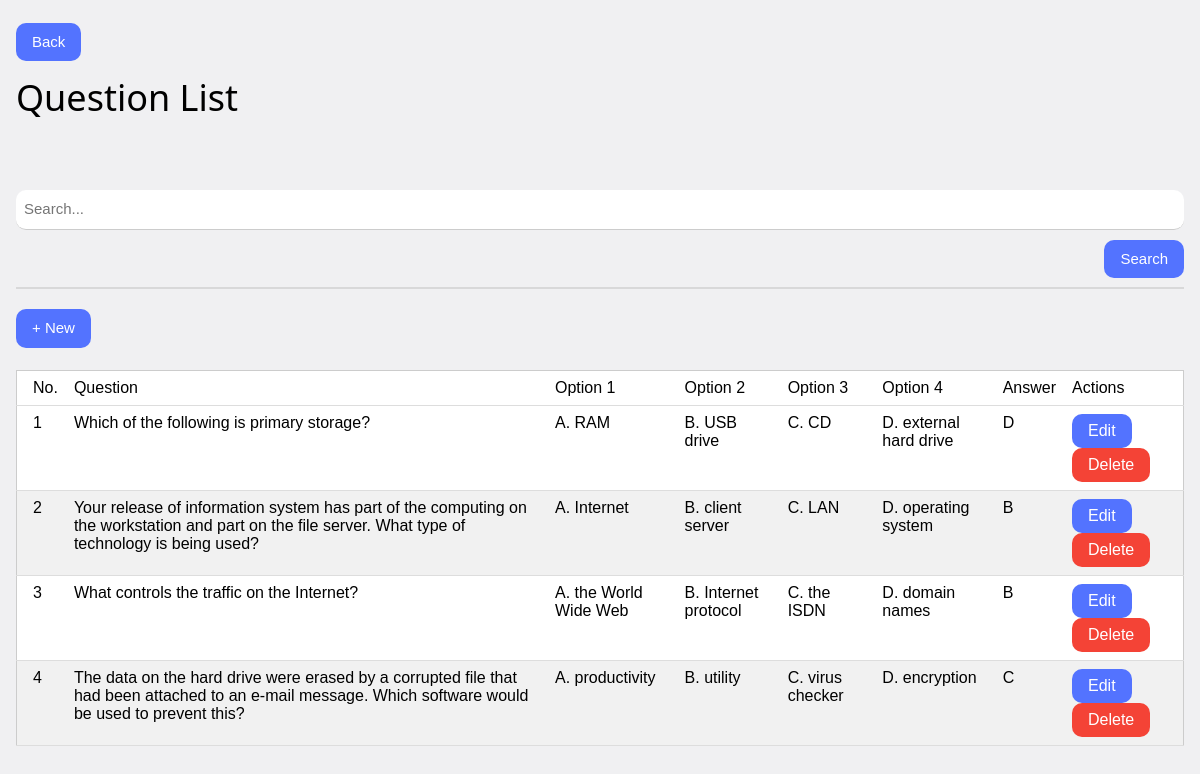
The app's page /questions/index.php with its own data.
### tables this page shows
CREATE TABLE `question` (
  `queID` int(11) NOT NULL,
  `queMain` text NOT NULL,
  `queOpt1` text NOT NULL,
  `queOpt2` text NOT NULL,
  `queOpt3` text NOT NULL,
  `queOpt4` text NOT NULL,
  `queAns` text NOT NULL
);

### questions/index.php (the view, shortened to what this page needs)
<?php
	include("../includes/config.php");
	include("../includes/header.php");
?>
	<body>
		<div class="w3-container">
			<br>
			<button onclick="location.href='../.'" class="w3-button w3-iskalar border-radius" >Back</button>
			<div class="border-radius">
				<h1>Question List</h1>
				<br>
				<br>
				<form action="search.php" method="POST">
					<div class="form-group">
						<input type="text" class="w3-input border-radius"  name="searchID" placeholder="Search..." required />
						<input type="submit" class="w3-button w3-iskalar border-radius w3-right" style="margin-top:10px;" name="search" value="Search" />
					</div>
				</form>
				<br>
				<hr style="border:1px solid rgba(0,0,0,0.1);">
				<button onclick="location.href='add.php'" class="w3-button w3-iskalar border-radius " style="margin-top:0px;" >+ New</button><br><br>
				<table class="w3-table-all">
					<thead>
						<tr>
							<td>No.</td>
							<td>Question</td>
							<td>Option 1</td>
							<td>Option 2</td>
							<td>Option 3</td>
							<td>Option 4</td>
							<td>Answer</td>
							<td >Actions</td>
						</tr>
					</thead>
					<tbody>
					<?php
					$sql ="SELECT * FROM `question`";
					$query=$conn->query($sql);
					$count=1;
					while($row=$query->fetch_assoc()){
					echo "
						<tr>
							<td>".$count."</td>
							<td>".$row['queMain']."</td>
							<td>".$row['queOpt1']."</td>
							<td>".$row['queOpt2']."</td>
							<td>".$row['queOpt3']."</td>
							<td>".$row['queOpt4']."</td>
							<td>".$row['queAns']."</td>
							<td>
							<button onclick='edit(".$row['queID'].");' class='w3-button w3-iskalar border-radius'>Edit</button>
							<button onclick='deletes(".$row['queID'].");' class='w3-button w3-red border-radius'>Delete</button>
							</td>
						</tr>
					";
					$count++;
					}
					?>
					</tbody>
				</table>
			</div>
			<br>
			<br>
			<br>
		</div>
	</body>
</html>

### includes/w3.css (style rules this page uses)
html { box-sizing:border-box }
*,*:before,*:after { box-sizing:inherit }
html { -ms-text-size-adjust:100%;-webkit-text-size-adjust:100% }
body { margin:0 }
hr { box-sizing:content-box;height:0;overflow:visible }
button,input,select,textarea,optgroup { font:inherit;margin:0 }
button,input { overflow:visible }
button,select { text-transform:none }
button,[type=button],[type=reset],[type=submit] { --webkit-appearance:button }
html,body { font-family:Verdana,sans-serif;font-size:15px;line-height:1.5 }
html { overflow-x:hidden }
h1 { font-size:36px }
h1,h2,h3,h4,h5,h6 { font-family:"Segoe UI",Arial,sans-serif;font-weight:400;margin:10px 0 }
hr { border:0;border-top:1px solid #eee;margin:20px 0 }
.w3-table,.w3-table-all { border-collapse:collapse;border-spacing:0;width:100%;display:table }
.w3-table-all { border:1px solid #ccc }
.w3-bordered tr,.w3-table-all tr { border-bottom:1px solid #ddd }
.w3-table-all tr:nth-child(odd) { background-color:#fff }
.w3-table-all tr:nth-child(even) { background-color:#f1f1f1 }
.w3-table td,.w3-table th,.w3-table-all td,.w3-table-all th { padding:8px 8px;display:table-cell;text-align:left;vertical-align:top }
.w3-table th:first-child,.w3-table td:first-child,.w3-table-all th:first-child,.w3-table-all td:first-child { padding-left:16px }
.w3-btn,.w3-button { border:none;display:inline-block;padding:8px 16px;vertical-align:middle;overflow:hidden;text-decoration:none;color:inherit;background-color:inherit;text-align:center;cursor:pointer;white-space:nowrap }
.w3-btn,.w3-button { -webkit-touch-callout:none;-webkit-user-select:none;-khtml-user-select:none;-moz-user-select:none;-ms-user-select:none;user-select:none }
.w3-input { padding:8px;display:block;border:none;border-bottom:1px solid #ccc;width:100% }
.w3-container:after,.w3-container:before,.w3-panel:after,.w3-panel:before,.w3-row:after,.w3-row:before,.w3-row-padding:after,.w3-row-padding:before, .w3-cell-row:before,.w3-cell-row:after,.w3-clear:after,.w3-clear:before,.w3-bar:before,.w3-bar:after { content:"";display:table;clear:both }
.w3-container,.w3-panel { padding:0.01em 16px }
.w3-right { float:right!important }
.w3-red,.w3-hover-red:hover { color:#fff!important;background-color:#f44336!important }
.w3-iskalar,.w3-hover-iskalar:hover { color:#FFF!important;background-color:#5373FF!important }

### includes/header.php (style rules this page uses)
body { background:rgb(240,240,242); }
.border-radius { border-radius:10px; }
.form-group { margin-top:10px; }

### records on screen
question: queMain "Which of the following is primary storage?", queOpt1 "A. RAM", queOpt2 "B. USB drive", queOpt3 "C. CD", queOpt4 "D. external hard drive", queAns "D"
question: queMain "Your release of information system has part of the computing on the workstation and part on the file server. What type of technology is being used?", queOpt1 "A. Internet", queOpt2 "B. client server", queOpt3 "C. LAN", queOpt4 "D. operating system", queAns "B"
question: queMain "What controls the traffic on the Internet?", queOpt1 "A. the World Wide Web", queOpt2 "B. Internet protocol", queOpt3 "C. the ISDN", queOpt4 "D. domain names", queAns "B"
question: queMain "The data on the hard drive were erased by a corrupted file that had been attached to an e-mail message. Which software would be used to prevent this?", queOpt1 "A. productivity", queOpt2 "B. utility", queOpt3 "C. virus checker", queOpt4 "D. encryption", queAns "C"
